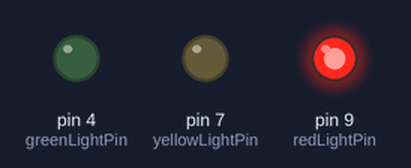
The sketch below on a simulated Arduino Uno, built with avr-gcc and run on an emulated ATmega328P. On the bench: output pins drawn as LEDs (lit = HIGH).

Above: at 1.5 s.
At 3.5 s:
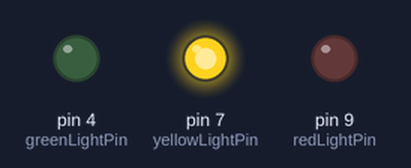
At 5.5 s:
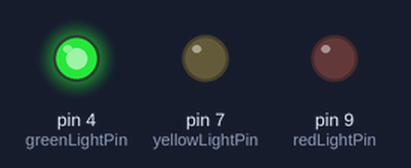
Timing chart, 0 to 9.1 s (numbered marks = the images above):
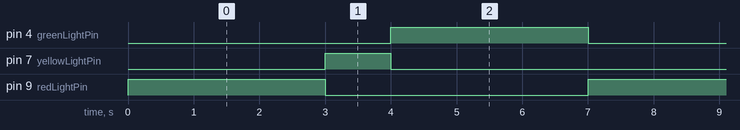

The sketch:

TrafficLight.ino
```cpp
void setup() {
  // MAKE SURE TO USE 220 OHM RESISTOR WITH LED
  // USE 5V
  // USE GND

  // initializing pins

  int redLightPin = 9;
  int yellowLightPin = 7;
  int greenLightPin = 4;

  pinMode(redLightPin, OUTPUT);
  pinMode(yellowLightPin, OUTPUT);
  pinMode(greenLightPin, OUTPUT);
}

void loop() {

  int redLightPin = 9;
  int yellowLightPin = 7;
  int greenLightPin = 4;

  // Red Light
  digitalWrite(redLightPin, HIGH);
  delay(3000);
  digitalWrite(redLightPin, LOW);

  // Yellow Light
  digitalWrite(yellowLightPin, HIGH);
  delay(1000);
  digitalWrite(yellowLightPin, LOW);

  // Red Light
  digitalWrite(greenLightPin, HIGH);
  delay(3000);
  digitalWrite(greenLightPin, LOW);

}
```

Measured:
- by itself, pin 4 (greenLightPin), pin 9 (redLightPin): alternates HIGH for 3.0 s and LOW for 4.0 s
- by itself, pin 7 (yellowLightPin): alternates HIGH for 1.0 s and LOW for 6.0 s
- by itself, everything shown: repeats every 7.0 s, in 4 steps
